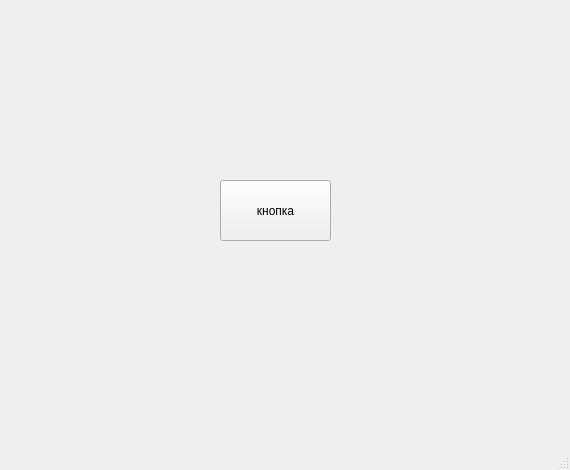
<?xml version="1.0" encoding="UTF-8"?>
<ui version="4.0">
 <class>MainWindow</class>
 <widget class="QMainWindow" name="MainWindow">
  <property name="geometry">
   <rect>
    <x>0</x>
    <y>0</y>
    <width>570</width>
    <height>470</height>
   </rect>
  </property>
  <property name="windowTitle">
   <string>Git и желтые окружности</string>
  </property>
  <widget class="QWidget" name="centralwidget">
   <widget class="QPushButton" name="pb">
    <property name="geometry">
     <rect>
      <x>220</x>
      <y>180</y>
      <width>111</width>
      <height>61</height>
     </rect>
    </property>
    <property name="text">
     <string>кнопка</string>
    </property>
   </widget>
  </widget>
  <widget class="QMenuBar" name="menubar">
   <property name="geometry">
    <rect>
     <x>0</x>
     <y>0</y>
     <width>570</width>
     <height>21</height>
    </rect>
   </property>
  </widget>
  <widget class="QStatusBar" name="statusbar"/>
 </widget>
 <resources/>
 <connections/>
</ui>
